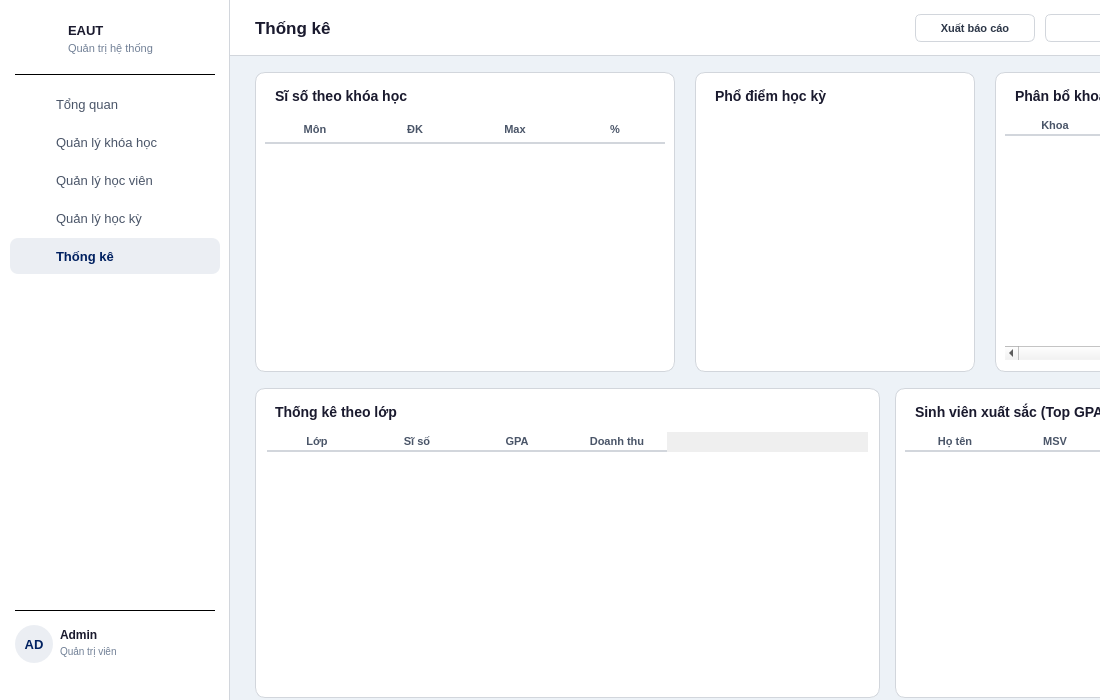
<?xml version="1.0" encoding="UTF-8"?>
<ui version="4.0">
 <class>AdminStats</class>
 <widget class="QWidget" name="AdminStats">
  <property name="geometry"><rect><x>0</x><y>0</y><width>1100</width><height>700</height></rect></property>
  <property name="minimumSize"><size><width>1100</width><height>700</height></size></property>
  <property name="windowTitle"><string>EAUT - Thống kê</string></property>
  <property name="styleSheet"><string notr="true">QWidget#AdminStats { background: #edf2f7; }</string></property>

  <!-- ===== SIDEBAR ===== -->
  <widget class="QFrame" name="sidebar">
   <property name="geometry"><rect><x>0</x><y>0</y><width>230</width><height>700</height></rect></property>
   <property name="styleSheet"><string notr="true">QFrame#sidebar { background: #ffffff; border-right: 1px solid #d2d6dc; }</string></property>
   <property name="frameShape"><enum>QFrame::NoFrame</enum></property>

   <!-- Logo + ten truong -->
   <widget class="QLabel" name="lblSidebarLogo">
    <property name="geometry"><rect><x>20</x><y>20</y><width>42</width><height>42</height></rect></property>
    <property name="styleSheet"><string notr="true">background: transparent;</string></property>
    <property name="text"><string/></property>
    <property name="scaledContents"><bool>true</bool></property>
   </widget>

   <widget class="QLabel" name="lblSidebarSchool">
    <property name="geometry"><rect><x>68</x><y>20</y><width>150</width><height>20</height></rect></property>
    <property name="styleSheet"><string notr="true">color: #1a1a2e; font-size: 13px; font-weight: bold; background: transparent;</string></property>
    <property name="text"><string>EAUT</string></property>
   </widget>
   <widget class="QLabel" name="lblSidebarSub">
    <property name="geometry"><rect><x>68</x><y>40</y><width>150</width><height>16</height></rect></property>
    <property name="styleSheet"><string notr="true">color: #718096; font-size: 11px; background: transparent;</string></property>
    <property name="text"><string>Quản trị hệ thống</string></property>
   </widget>

   <widget class="QFrame" name="sepTop">
    <property name="geometry"><rect><x>15</x><y>74</y><width>200</width><height>1</height></rect></property>
    <property name="styleSheet"><string notr="true">background: #d2d6dc;</string></property>
    <property name="frameShape"><enum>QFrame::HLine</enum></property>
   </widget>

   <!-- Menu buttons -->
   <widget class="QPushButton" name="btnAdminDash">
    <property name="geometry"><rect><x>10</x><y>86</y><width>210</width><height>36</height></rect></property>
    <property name="styleSheet"><string notr="true">QPushButton { background: transparent; color: #4a5568; border: none; border-radius: 8px; text-align: left; padding-left: 46px; font-size: 13px; } QPushButton:hover { background: #edf2f7; }</string></property>
    <property name="text"><string>Tổng quan</string></property>
    <property name="cursor"><cursorShape>PointingHandCursor</cursorShape></property>
   </widget>
   <widget class="QLabel" name="iconAdminDash">
    <property name="geometry"><rect><x>24</x><y>95</y><width>18</width><height>18</height></rect></property>
    <property name="styleSheet"><string notr="true">background: transparent;</string></property>
    <property name="text"><string/></property>
    <property name="scaledContents"><bool>true</bool></property>
   </widget>

   <widget class="QPushButton" name="btnAdminCourse">
    <property name="geometry"><rect><x>10</x><y>124</y><width>210</width><height>36</height></rect></property>
    <property name="styleSheet"><string notr="true">QPushButton { background: transparent; color: #4a5568; border: none; border-radius: 8px; text-align: left; padding-left: 46px; font-size: 13px; } QPushButton:hover { background: #edf2f7; }</string></property>
    <property name="text"><string>Quản lý khóa học</string></property>
    <property name="cursor"><cursorShape>PointingHandCursor</cursorShape></property>
   </widget>
   <widget class="QLabel" name="iconAdminCourse">
    <property name="geometry"><rect><x>24</x><y>133</y><width>18</width><height>18</height></rect></property>
    <property name="styleSheet"><string notr="true">background: transparent;</string></property>
    <property name="text"><string/></property>
    <property name="scaledContents"><bool>true</bool></property>
   </widget>

   <widget class="QPushButton" name="btnAdminStudent">
    <property name="geometry"><rect><x>10</x><y>162</y><width>210</width><height>36</height></rect></property>
    <property name="styleSheet"><string notr="true">QPushButton { background: transparent; color: #4a5568; border: none; border-radius: 8px; text-align: left; padding-left: 46px; font-size: 13px; } QPushButton:hover { background: #edf2f7; }</string></property>
    <property name="text"><string>Quản lý học viên</string></property>
    <property name="cursor"><cursorShape>PointingHandCursor</cursorShape></property>
   </widget>
   <widget class="QLabel" name="iconAdminStudent">
    <property name="geometry"><rect><x>24</x><y>171</y><width>18</width><height>18</height></rect></property>
    <property name="styleSheet"><string notr="true">background: transparent;</string></property>
    <property name="text"><string/></property>
    <property name="scaledContents"><bool>true</bool></property>
   </widget>

   <widget class="QPushButton" name="btnAdminSemester">
    <property name="geometry"><rect><x>10</x><y>200</y><width>210</width><height>36</height></rect></property>
    <property name="styleSheet"><string notr="true">QPushButton { background: transparent; color: #4a5568; border: none; border-radius: 8px; text-align: left; padding-left: 46px; font-size: 13px; } QPushButton:hover { background: #edf2f7; }</string></property>
    <property name="text"><string>Quản lý học kỳ</string></property>
    <property name="cursor"><cursorShape>PointingHandCursor</cursorShape></property>
   </widget>
   <widget class="QLabel" name="iconAdminSemester">
    <property name="geometry"><rect><x>24</x><y>209</y><width>18</width><height>18</height></rect></property>
    <property name="styleSheet"><string notr="true">background: transparent;</string></property>
    <property name="text"><string/></property>
    <property name="scaledContents"><bool>true</bool></property>
   </widget>

   <!-- ACTIVE: Thong ke -->
   <widget class="QPushButton" name="btnAdminStats">
    <property name="geometry"><rect><x>10</x><y>238</y><width>210</width><height>36</height></rect></property>
    <property name="styleSheet"><string notr="true">QPushButton { background: rgba(0,32,96,0.08); color: #002060; border: none; border-radius: 8px; text-align: left; padding-left: 46px; font-size: 13px; font-weight: bold; }</string></property>
    <property name="text"><string>Thống kê</string></property>
    <property name="cursor"><cursorShape>PointingHandCursor</cursorShape></property>
   </widget>
   <widget class="QLabel" name="iconAdminStats">
    <property name="geometry"><rect><x>24</x><y>247</y><width>18</width><height>18</height></rect></property>
    <property name="styleSheet"><string notr="true">background: transparent;</string></property>
    <property name="text"><string/></property>
    <property name="scaledContents"><bool>true</bool></property>
   </widget>

   <!-- Bottom: user + logout -->
   <widget class="QFrame" name="sepBottom">
    <property name="geometry"><rect><x>15</x><y>610</y><width>200</width><height>1</height></rect></property>
    <property name="styleSheet"><string notr="true">background: #d2d6dc;</string></property>
    <property name="frameShape"><enum>QFrame::HLine</enum></property>
   </widget>

   <widget class="QLabel" name="lblAvatar">
    <property name="geometry"><rect><x>15</x><y>625</y><width>38</width><height>38</height></rect></property>
    <property name="styleSheet"><string notr="true">background: rgba(0,32,96,0.08); border-radius: 19px; color: #002060; font-size: 13px; font-weight: bold;</string></property>
    <property name="text"><string>AD</string></property>
    <property name="alignment"><set>Qt::AlignCenter</set></property>
   </widget>
   <widget class="QLabel" name="lblAdminName">
    <property name="geometry"><rect><x>60</x><y>626</y><width>110</width><height>17</height></rect></property>
    <property name="styleSheet"><string notr="true">color: #1a1a2e; font-size: 12px; font-weight: bold; background: transparent;</string></property>
    <property name="text"><string>Admin</string></property>
   </widget>
   <widget class="QLabel" name="lblAdminRole">
    <property name="geometry"><rect><x>60</x><y>644</y><width>110</width><height>15</height></rect></property>
    <property name="styleSheet"><string notr="true">color: #718096; font-size: 10px; background: transparent;</string></property>
    <property name="text"><string>Quản trị viên</string></property>
   </widget>

   <widget class="QLabel" name="iconLogout">
    <property name="geometry"><rect><x>191</x><y>635</y><width>18</width><height>18</height></rect></property>
    <property name="styleSheet"><string notr="true">background: transparent;</string></property>
    <property name="text"><string/></property>
    <property name="scaledContents"><bool>true</bool></property>
   </widget>
   <widget class="QPushButton" name="btnLogout">
    <property name="geometry"><rect><x>183</x><y>627</y><width>34</width><height>34</height></rect></property>
    <property name="styleSheet"><string notr="true">QPushButton { background: transparent; border: none; } QPushButton:hover { background: #fce8e6; border-radius: 8px; }</string></property>
    <property name="text"><string/></property>
    <property name="cursor"><cursorShape>PointingHandCursor</cursorShape></property>
    <property name="toolTip"><string>Đăng xuất</string></property>
   </widget>
  </widget>

  <!-- ===== CONTENT AREA ===== -->
  <widget class="QFrame" name="contentArea">
   <property name="geometry"><rect><x>230</x><y>0</y><width>1020</width><height>720</height></rect></property>
   <property name="styleSheet"><string notr="true">QFrame#contentArea { background: #edf2f7; border: none; }</string></property>
   <property name="frameShape"><enum>QFrame::NoFrame</enum></property>

   <!-- HEADER BAR -->
   <widget class="QFrame" name="headerBar">
    <property name="geometry"><rect><x>0</x><y>0</y><width>1020</width><height>56</height></rect></property>
    <property name="styleSheet"><string notr="true">QFrame#headerBar { background: white; border-bottom: 1px solid #d2d6dc; }</string></property>
    <property name="frameShape"><enum>QFrame::NoFrame</enum></property>

    <widget class="QLabel" name="lblPageTitle">
     <property name="geometry"><rect><x>25</x><y>0</y><width>300</width><height>56</height></rect></property>
     <property name="styleSheet"><string notr="true">color: #1a1a2e; font-size: 17px; font-weight: bold; background: transparent;</string></property>
     <property name="text"><string>Thống kê</string></property>
     <property name="alignment"><set>Qt::AlignLeft|Qt::AlignVCenter</set></property>
    </widget>

     <widget class="QPushButton" name="btnExportStats">
      <property name="geometry"><rect><x>685</x><y>14</y><width>120</width><height>28</height></rect></property>
      <property name="styleSheet"><string notr="true">
QPushButton {
  background: white;
  border: 1px solid #d2d6dc;
  border-radius: 6px;
  color: #2d3748;
  font-size: 11px;
  font-weight: bold;
}
QPushButton:hover {
  background: #f7fafc;
  border-color: #002060;
  color: #002060;
}
      </string></property>
      <property name="text"><string>Xuất báo cáo</string></property>
      <property name="cursor"><cursorShape>PointingHandCursor</cursorShape></property>
     </widget>

    <widget class="QComboBox" name="cboStatSemester">
     <property name="geometry"><rect><x>815</x><y>14</y><width>180</width><height>28</height></rect></property>
     <property name="styleSheet"><string notr="true">
QComboBox {
  background: white;
  border: 1px solid #d2d6dc;
  border-radius: 6px;
  padding: 4px 10px;
  font-size: 12px;
  color: #1a1a2e;
}
QComboBox:hover {
  border-color: #002060;
}
QComboBox::drop-down {
  border: none;
  width: 24px;
}
QComboBox QAbstractItemView {
  background: white;
  border: 1px solid #d2d6dc;
  selection-background-color: rgba(0,32,96,0.08);
  selection-color: #002060;
}
     </string></property>
    </widget>
   </widget>

   <!-- TOP ROW: CHART + GRADE + DEPT side by side -->

   <!-- Chart data card -->
   <widget class="QFrame" name="chartFrame">
    <property name="geometry"><rect><x>25</x><y>72</y><width>420</width><height>300</height></rect></property>
    <property name="styleSheet"><string notr="true">QFrame#chartFrame { background: white; border: 1px solid #d2d6dc; border-radius: 10px; }</string></property>
    <property name="frameShape"><enum>QFrame::NoFrame</enum></property>

    <widget class="QLabel" name="lblChartTitle">
     <property name="geometry"><rect><x>20</x><y>12</y><width>380</width><height>24</height></rect></property>
     <property name="styleSheet"><string notr="true">color: #1a1a2e; font-size: 14px; font-weight: bold; background: transparent;</string></property>
     <property name="text"><string>Sĩ số theo khóa học</string></property>
    </widget>

    <widget class="QTableWidget" name="tblChartData">
     <property name="geometry"><rect><x>10</x><y>44</y><width>400</width><height>244</height></rect></property>
     <property name="styleSheet"><string notr="true">
QTableWidget {
  background: white;
  border: none;
  font-size: 11px;
  color: #1a1a2e;
  gridline-color: transparent;
  alternate-background-color: #f7fafc;
}
QTableWidget::item {
  padding: 4px 6px;
  border: none;
}
QHeaderView::section {
  background: white;
  color: #4a5568;
  font-weight: bold;
  font-size: 11px;
  border: none;
  border-bottom: 2px solid #d2d6dc;
  padding: 4px 6px;
}
     </string></property>
     <property name="alternatingRowColors"><bool>true</bool></property>
     <property name="showGrid"><bool>false</bool></property>
     <property name="columnCount"><number>4</number></property>
     <column><property name="text"><string>Môn</string></property></column>
     <column><property name="text"><string>ĐK</string></property></column>
     <column><property name="text"><string>Max</string></property></column>
     <column><property name="text"><string>%</string></property></column>
    </widget>
   </widget>

   <!-- Grade Distribution card -->
   <widget class="QFrame" name="gradeFrame">
    <property name="geometry"><rect><x>465</x><y>72</y><width>280</width><height>300</height></rect></property>
    <property name="styleSheet"><string notr="true">QFrame#gradeFrame { background: white; border: 1px solid #d2d6dc; border-radius: 10px; }</string></property>
    <property name="frameShape"><enum>QFrame::NoFrame</enum></property>

    <widget class="QLabel" name="lblGradeTitle">
     <property name="geometry"><rect><x>20</x><y>12</y><width>240</width><height>24</height></rect></property>
     <property name="styleSheet"><string notr="true">color: #1a1a2e; font-size: 14px; font-weight: bold; background: transparent;</string></property>
     <property name="text"><string>Phổ điểm học kỳ</string></property>
    </widget>

    <!-- Container cho bar chart (QtChart hoac custom render) -->
    <widget class="QFrame" name="gradeChartContainer">
     <property name="geometry"><rect><x>10</x><y>44</y><width>260</width><height>244</height></rect></property>
     <property name="styleSheet"><string notr="true">background: transparent; border: none;</string></property>
    </widget>
   </widget>

   <!-- Department stats card -->
   <widget class="QFrame" name="deptFrame">
    <property name="geometry"><rect><x>765</x><y>72</y><width>230</width><height>300</height></rect></property>
    <property name="styleSheet"><string notr="true">QFrame#deptFrame { background: white; border: 1px solid #d2d6dc; border-radius: 10px; }</string></property>
    <property name="frameShape"><enum>QFrame::NoFrame</enum></property>

    <widget class="QLabel" name="lblDeptTitle">
     <property name="geometry"><rect><x>20</x><y>12</y><width>190</width><height>24</height></rect></property>
     <property name="styleSheet"><string notr="true">color: #1a1a2e; font-size: 14px; font-weight: bold; background: transparent;</string></property>
     <property name="text"><string>Phân bổ khoa</string></property>
    </widget>

    <widget class="QTableWidget" name="tblDeptStats">
     <property name="geometry"><rect><x>10</x><y>44</y><width>210</width><height>244</height></rect></property>
     <property name="styleSheet"><string notr="true">
QTableWidget {
  background: white;
  border: none;
  font-size: 11px;
  color: #1a1a2e;
  gridline-color: transparent;
}
QHeaderView::section {
  background: white;
  color: #4a5568;
  font-weight: bold;
  font-size: 11px;
  border: none;
  border-bottom: 2px solid #d2d6dc;
}
     </string></property>
     <property name="alternatingRowColors"><bool>true</bool></property>
     <property name="showGrid"><bool>false</bool></property>
     <property name="columnCount"><number>3</number></property>
     <column><property name="text"><string>Khoa</string></property></column>
     <column><property name="text"><string>HV</string></property></column>
     <column><property name="text"><string>%</string></property></column>
    </widget>
   </widget>


   <!-- BOTTOM ROW: CLASS stats + TOP STUDENTS side by side -->
   <widget class="QFrame" name="classFrame">
    <property name="geometry"><rect><x>25</x><y>388</y><width>625</width><height>310</height></rect></property>
    <property name="styleSheet"><string notr="true">QFrame#classFrame { background: white; border: 1px solid #d2d6dc; border-radius: 10px; }</string></property>
    <property name="frameShape"><enum>QFrame::NoFrame</enum></property>

    <widget class="QLabel" name="lblClassTitle">
     <property name="geometry"><rect><x>20</x><y>12</y><width>300</width><height>24</height></rect></property>
     <property name="styleSheet"><string notr="true">color: #1a1a2e; font-size: 14px; font-weight: bold; background: transparent;</string></property>
     <property name="text"><string>Thống kê theo lớp</string></property>
    </widget>

    <widget class="QTableWidget" name="tblClassStats">
     <property name="geometry"><rect><x>12</x><y>44</y><width>601</width><height>254</height></rect></property>
     <property name="styleSheet"><string notr="true">
QTableWidget {
  background: white;
  border: none;
  font-size: 12px;
  color: #1a1a2e;
  gridline-color: transparent;
  alternate-background-color: #f7fafc;
}
QHeaderView::section {
  background: white;
  color: #4a5568;
  font-weight: bold;
  font-size: 11px;
  border: none;
  border-bottom: 2px solid #d2d6dc;
}
     </string></property>
     <property name="alternatingRowColors"><bool>true</bool></property>
     <property name="showGrid"><bool>false</bool></property>
     <property name="columnCount"><number>4</number></property>
     <column><property name="text"><string>Lớp</string></property></column>
     <column><property name="text"><string>Sĩ số</string></property></column>
     <column><property name="text"><string>GPA</string></property></column>
     <column><property name="text"><string>Doanh thu</string></property></column>
    </widget>
   </widget>

   <!-- Top Students card -->
   <widget class="QFrame" name="studentFrame">
    <property name="geometry"><rect><x>665</x><y>388</y><width>330</width><height>310</height></rect></property>
    <property name="styleSheet"><string notr="true">QFrame#studentFrame { background: white; border: 1px solid #d2d6dc; border-radius: 10px; }</string></property>
    <property name="frameShape"><enum>QFrame::NoFrame</enum></property>

    <widget class="QLabel" name="lblStudentTitle">
     <property name="geometry"><rect><x>20</x><y>12</y><width>250</width><height>24</height></rect></property>
     <property name="styleSheet"><string notr="true">color: #1a1a2e; font-size: 14px; font-weight: bold; background: transparent;</string></property>
     <property name="text"><string>Sinh viên xuất sắc (Top GPA)</string></property>
    </widget>

    <widget class="QTableWidget" name="tblTopStudents">
     <property name="geometry"><rect><x>10</x><y>44</y><width>310</width><height>254</height></rect></property>
     <property name="styleSheet"><string notr="true">
QTableWidget {
  background: white;
  border: none;
  font-size: 11px;
  color: #1a1a2e;
  gridline-color: transparent;
}
QHeaderView::section {
  background: white;
  color: #4a5568;
  font-weight: bold;
  font-size: 11px;
  border: none;
  border-bottom: 2px solid #d2d6dc;
}
     </string></property>
     <property name="alternatingRowColors"><bool>true</bool></property>
     <property name="showGrid"><bool>false</bool></property>
     <property name="columnCount"><number>3</number></property>
     <column><property name="text"><string>Họ tên</string></property></column>
     <column><property name="text"><string>MSV</string></property></column>
     <column><property name="text"><string>GPA</string></property></column>
    </widget>
   </widget>

  </widget>
 </widget>
 <resources/>
 <connections/>
</ui>
